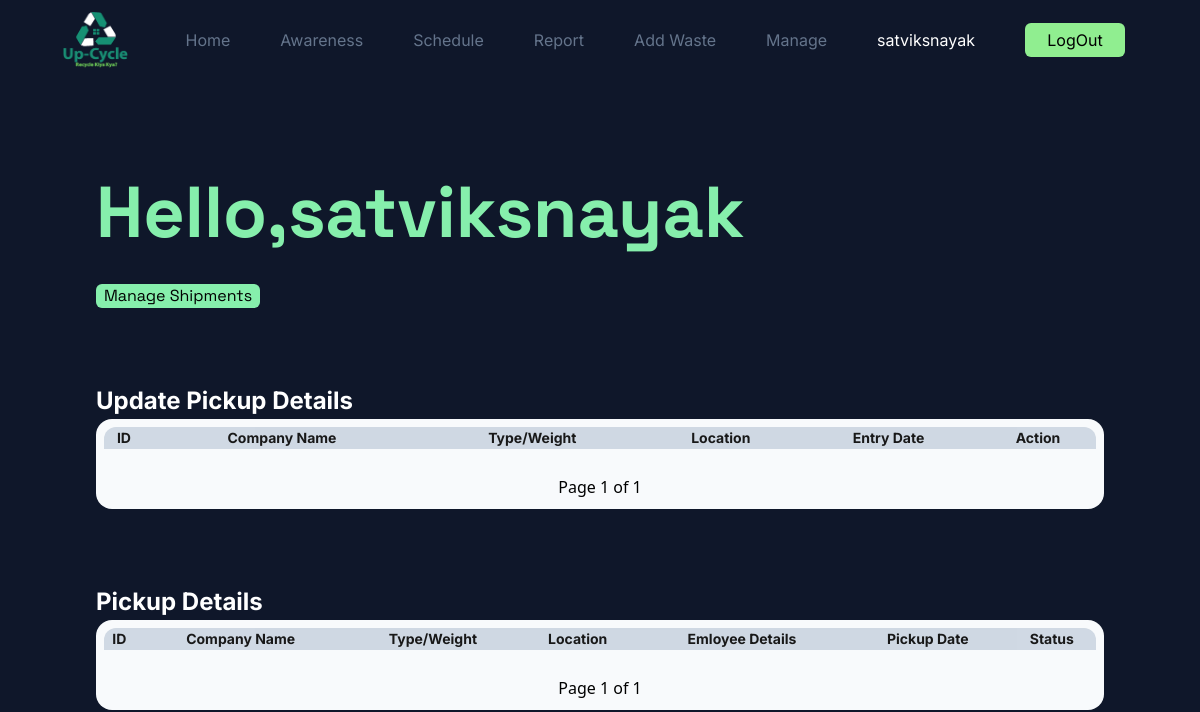
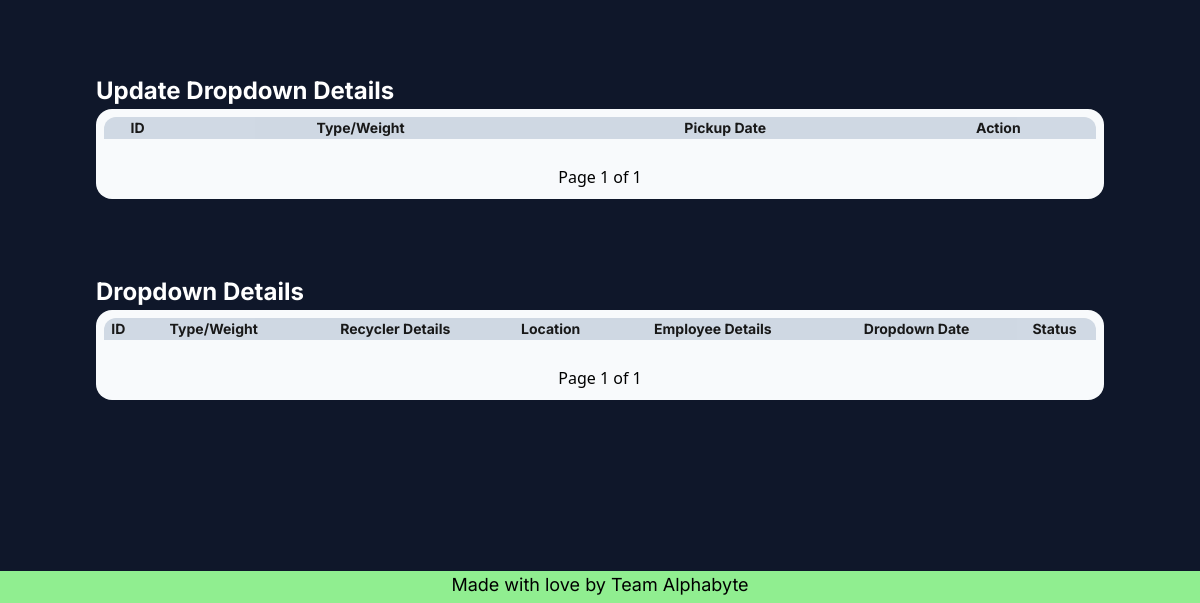
Page /manage/ (signed in) on the earlier database version (2 pictures, top to bottom).
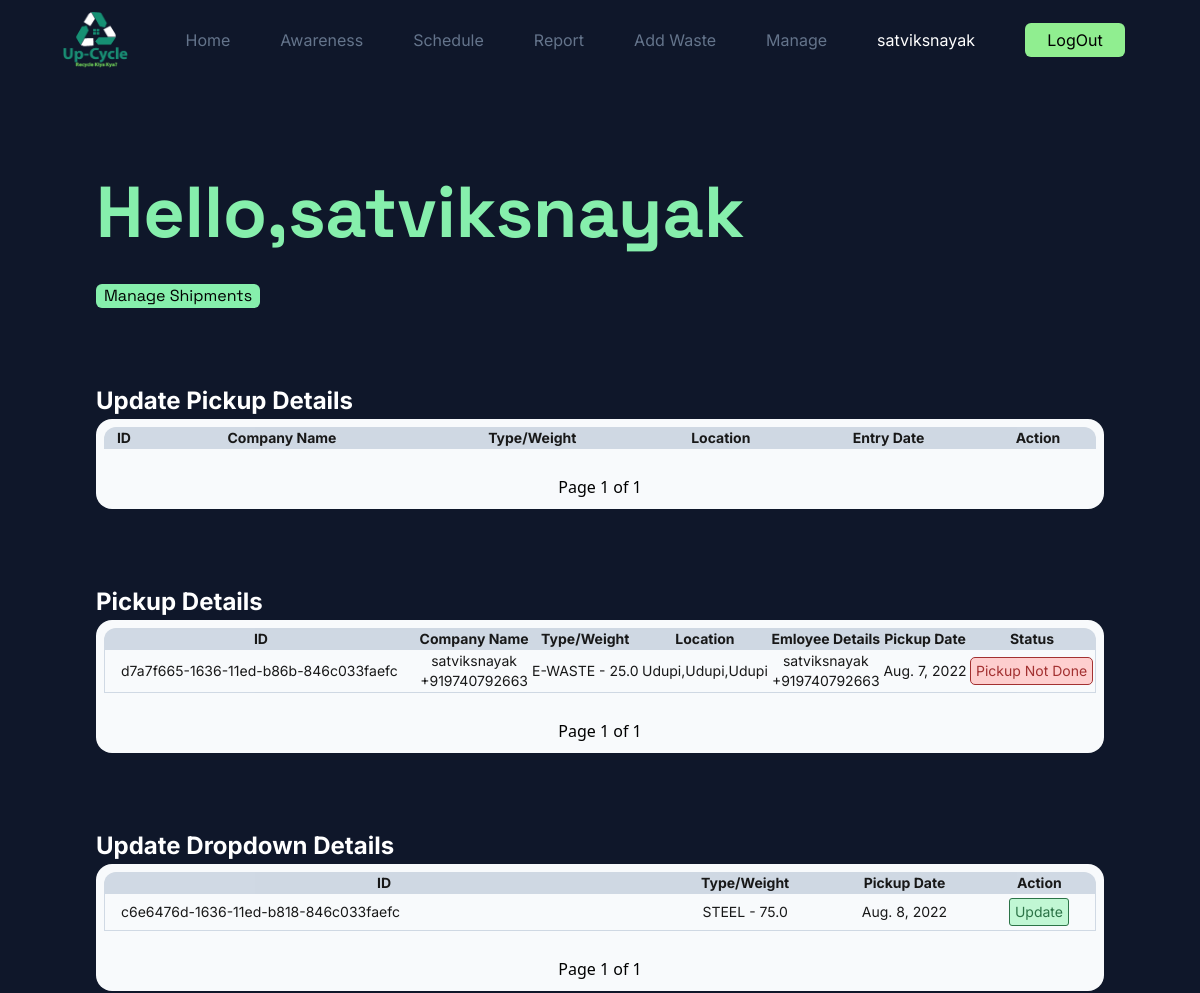
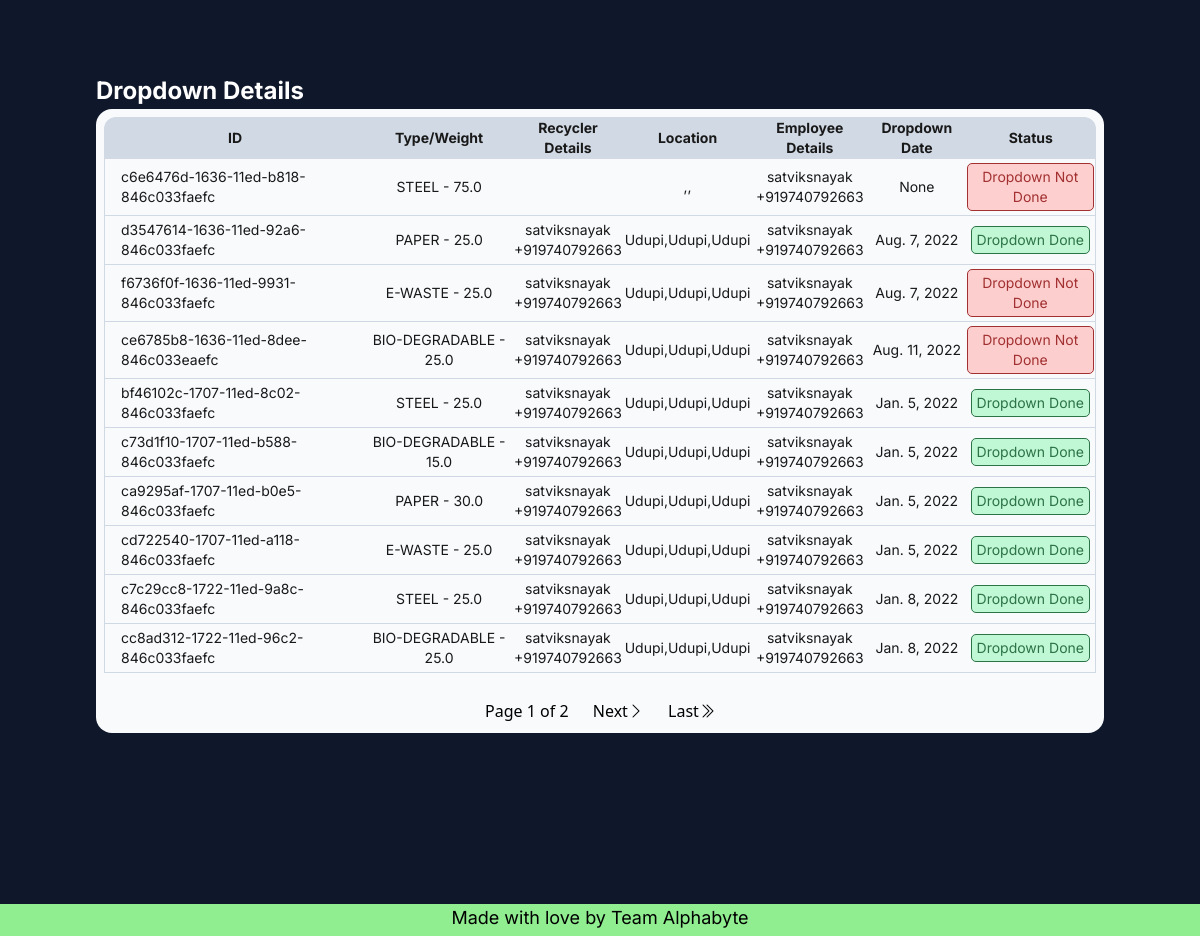
Same page on the later database version (2 pictures, top to bottom).
### App/models.py (models this page shows, shortened)
class Waste(models.Model):
    class Types(models.TextChoices):
        STEEL = "STEEL","Steel"
        BIODEGRADABLE = "BIO-DEGRADABLE","Bio-Degradable"
        PAPER = "PAPER","Paper"
        EWASTE = "E-WASTE","E-Waste"
    id = models.CharField(primary_key=True,unique=True,max_length=40)
    recycler = models.ForeignKey(User,on_delete=models.SET_NULL,null=True,blank=True,related_name='recycler')
    company = models.ForeignKey(User,on_delete=models.SET_NULL,null=True,blank=True,related_name='company')
    employee = models.ForeignKey(User,on_delete=models.SET_NULL,null=True,blank=True,related_name='employee')
    entry_date = models.DateField(null=True,blank=True)
    pickup_date = models.DateField(null=True,blank=True)
    dropdown_date = models.DateField(null=True,blank=True)
    weight = models.FloatField(null=True,blank=True)
    price = models.FloatField(null=True,blank=True)
    type = models.CharField(_("Types"),max_length=50,choices=Types.choices)
    pickup_done = models.BooleanField(default=False)
    dropdown_done = models.BooleanField(default=False)

class Profile(models.Model):
    user = models.OneToOneField(User,on_delete=models.CASCADE,null=True)
    name = models.CharField(max_length=50)
    about = models.TextField(blank=True,null=True)
    profile_pic = models.ImageField(default='avatar.png',upload_to='Profile')
    location = models.CharField(max_length=50,blank=True,null=True)
    street = models.CharField(max_length=50,blank=True,null=True)
    city = models.CharField(max_length=30,blank=True,null=True)
    state = models.CharField(max_length=30,blank=True,null=True)
    phone = PhoneNumberField(blank=True,null=True)
    is_email_verified = models.BooleanField(default=False)

### App/decorators.py (the view)
        def wrappper_func(request,*args,**kwargs):
            group = None
            if request.user.groups.exists():
                group = request.user.groups.all()[0].name
            if group in allowed_roles:
                return view_func(request,*args,**kwargs)
            else:
                return HttpResponse('You are not authorised to view this page!!')

### App/functions.py (called while the page is built)
def grouplist(user):
    groups = []
    if user.groups.exists():
        for i in range(len(user.groups.all())):
            groups.append(user.groups.all()[i].name)
    return groups

### App/templates/App/tables/manager.html (shortened to what the changed rows need)
<!DOCTYPE html>
<html lang="en">
<head>
</head>
{% extends 'App/base.html' %}
{%load static%}
    {% block content %}
    <div class="content bg-slate-900 p-24">
        <div class="min-w-full font-space">
            <h1 class="text-green-300 text-7xl font-bold ">Hello,{{user.profile.name}}</h1>
        </div>
        <div class="Table min-w-1/2 p-2 bg-slate-50 rounded-2xl overflow-auto mb-[75px]">
            <table class="relative border-separate border-spacing-0 table-auto min-w-full bg-slate-50 text-sm opacity-90 text-center font-inter">
                <thead class="bg-slate-300">
                    <tr>
                        <th class="rounded-tl-xl">ID</th>
                        <th>Company Name</th>
                        <th>Type/Weight</th>
                        <th>Location</th>
                        <th>Entry Date</th>
                        <th class="rounded-tr-xl">Action</th>
                    </tr>
                </thead>
            </table>
        </div>
        <div class="Table min-w-1/2 p-2 bg-slate-50 rounded-2xl overflow-auto mb-[75px]">
            <table class="relative border-separate border-spacing-0 table-auto min-w-full bg-slate-50 text-sm opacity-90 text-center font-inter">
                <thead class="bg-slate-300">
                    <tr>
                        <th class="rounded-tl-xl">ID</th>
                        <th>Company Name</th>
                        <th>Type/Weight</th>
                        <th>Location</th>
                        <th>Emloyee Details</th>
                        <th>Pickup Date</th>
                        <th class="rounded-tr-xl">Status</th>
                    </tr>
                </thead>
                <tbody>
                    {% for waste in pickup %}
                    <tr>
                        <td class="text-left px-4 py-1 border-b border-slate-300 border-l">{{waste.id}}</td>
                        <td class="border-b border-slate-300">{{waste.company.profile.name}}<br>{{waste.company.profile.phone}}</td>
                        <td class="border-b border-slate-300">{{waste.type}} - {{waste.weight}}</td>
                        <td class="border-b border-slate-300">{{waste.company.profile.location}},{{waste.company.profile.street}},{{waste.company.profile.city}}</td>
                        <td class="border-b border-slate-300">{{waste.employee.profile.name}}<br>{{waste.employee.profile.phone}}</td>
                        <td class="border-b border-slate-300">{{waste.pickup_date}}</td>
                        <td class="border-b border-slate-300 border-r">
                            {% if waste.pickup_done %}
                            <button type="button" class="px-[5px] py-[3px] my-[3px] rounded-[5px] bg-green-200 text-green-800 border-[1px] border-green-800">Pickup Done</button>
                            {% else %}
                            <button type="button" class="px-[5px] py-[3px] my-[3px] rounded-[5px] bg-red-200 text-red-800 border-[1px] border-red-800">Pickup Not Done</button>
                            {% endif %}
                        </td>
                    </tr>
                    {% endfor %}
                </tbody>
            </table>
        </div>
        <div class="Table min-w-1/2 p-2 bg-slate-50 rounded-2xl overflow-auto mb-[75px]">
            <table class="relative border-separate border-spacing-0 table-auto min-w-full bg-slate-50 text-sm opacity-90 text-center font-inter">
                <thead class="bg-slate-300">
                    <tr>
                        <th class="rounded-tl-xl">ID</th>
                        <th>Type/Weight</th>
                        <th>Pickup Date</th>
                        <th class="rounded-tr-xl">Action</th>
                    </tr>
                </thead>
                <tbody>
                    {% for waste in update_dropdown %}
                    <tr>
                        <td class="text-left px-4 py-1 border-b border-slate-300 border-l">{{waste.id}}</td>
                        <td class="border-b border-slate-300">{{waste.type}} - {{waste.weight}}</td>
                        <td class="border-b border-slate-300">{{waste.pickup_date}}</td>
                        <td class="border-b border-slate-300 border-r"><form action="" method="POST">{% csrf_token %}<input type="text" name="id" id="id_id" value="{{waste.id}}" hidden><button type="submit" class="px-[5px] py-[3px] my-[3px] bg-green-200 border-green-800 text-green-800 border-[1px] rounded-[3px]">Update</button></form></td>
                    </tr>
                    {% endfor %}
                </tbody>
            </table>
        </div>
        <div class="Table min-w-1/2 p-2 bg-slate-50 rounded-2xl overflow-auto mb-[75px]">
            <table class="relative border-separate border-spacing-0 table-auto min-w-full bg-slate-50 text-sm opacity-90 text-center font-inter">
                <thead class="bg-slate-300">
                    <tr>
                        <th class="rounded-tl-xl">ID</th>
                        <th>Type/Weight</th>
                        <th>Recycler Details</th>
                        <th>Location</th>
                        <th>Employee Details</th>
                        <th>Dropdown Date</th>
                        <th class="rounded-tr-xl">Status</th>
                    </tr>
                </thead>
                <tbody>
                    {% for waste in dropdown %}
                    <tr>
                        <td class="text-left px-4 py-1 border-b border-slate-300 border-l">{{waste.id}}</td>
                        <td class="border-b border-slate-300">{{waste.type}} - {{waste.weight}}</td>
                        <td class="border-b border-slate-300">{{waste.recycler.profile.name}}<br>{{waste.recycler.profile.phone}}</td>
                        <td class="border-b border-slate-300">{{waste.recycler.profile.location}},{{waste.recycler.profile.street}},{{waste.recycler.profile.city}}</td>
                        <td class="border-b border-slate-300">{{waste.employee.profile.name}}<br>{{waste.employee.profile.phone}}</td>
                        <td class="border-b border-slate-300">{{waste.dropdown_date}}</td>
                        <td class="border-b border-slate-300 border-r">
                            {% if waste.dropdown_done %}
                            <button type="button" class="px-[5px] py-[3px] my-[3px] rounded-[5px] bg-green-200 text-green-800 border-[1px] border-green-800">Dropdown Done</button>
                            {% else %}
                            <button type="button" class="px-[5px] py-[3px] my-[3px] rounded-[5px] bg-red-200 text-red-800 border-[1px] border-red-800">Dropdown Not Done</button>
                            {% endif %}
                        </td>
                    </tr>
                    {% endfor %}
                </tbody>
            </table>
            <div class="w-full text-[1 rem] h-5 my-4 text-center">
                <button class="p-[5px] m-[5px]" type="button">Page {{dropdown.number}} of {{dropdown.paginator.num_pages}}</button>
                {% if dropdown.has_next %}
                <button class="p-[5px] m-[5px]" type="button"><a href="?page4={{wastes.next_page_number}}">Next<i class="bi bi-chevron-right"></i></a></button>
                <button class="p-[5px] m-[5px]" type="button"><a href="?page4={{wastes.paginator.num_pages}}">Last<i class="bi bi-chevron-double-right"></i></a></button>
                {% endif %}
            </div>
        </div>
    </div>
    {% endblock %}

Differences in the rows shown:
added Waste: id "d7a7f665-1636-11ed-b86b-846c033faefc", company.profile.name "satviksnayak", company.profile.phone "+919740792663", type "E-WASTE", weight "25.0", company.profile.location "Udupi", company.profile.street "Udupi", company.profile.city "Udupi", employee.profile.name "satviksnayak", employee.profile.phone "+919740792663", pickup_date "Aug. 7, 2022", pickup_done "Pickup Not Done", shown under "Pickup Details"
added Waste: id "c6e6476d-1636-11ed-b818-846c033faefc", type "STEEL", weight "75.0", pickup_date "Aug. 8, 2022", employee.profile.name "satviksnayak", employee.profile.phone "+919740792663", dropdown_date "None", dropdown_done "Dropdown Not Done"
added Waste: id "d3547614-1636-11ed-92a6-846c033faefc", type "PAPER", weight "25.0", recycler.profile.name "satviksnayak", recycler.profile.phone "+919740792663", recycler.profile.location "Udupi", recycler.profile.street "Udupi", recycler.profile.city "Udupi", employee.profile.name "satviksnayak", employee.profile.phone "+919740792663", dropdown_date "Aug. 7, 2022", dropdown_done "Dropdown Done", shown under "Dropdown Details"
added Waste: id "f6736f0f-1636-11ed-9931-846c033faefc", type "E-WASTE", weight "25.0", recycler.profile.name "satviksnayak", recycler.profile.phone "+919740792663", recycler.profile.location "Udupi", recycler.profile.street "Udupi", recycler.profile.city "Udupi", employee.profile.name "satviksnayak", employee.profile.phone "+919740792663", dropdown_date "Aug. 7, 2022", dropdown_done "Dropdown Not Done", shown under "Dropdown Details"
added Waste: id "ce6785b8-1636-11ed-8dee-846c033eaefc", type "BIO-DEGRADABLE", weight "25.0", recycler.profile.name "satviksnayak", recycler.profile.phone "+919740792663", recycler.profile.location "Udupi", recycler.profile.street "Udupi", recycler.profile.city "Udupi", employee.profile.name "satviksnayak", employee.profile.phone "+919740792663", dropdown_date "Aug. 11, 2022", dropdown_done "Dropdown Not Done", shown under "Dropdown Details"
added Waste: id "bf46102c-1707-11ed-8c02-846c033faefc", type "STEEL", weight "25.0", recycler.profile.name "satviksnayak", recycler.profile.phone "+919740792663", recycler.profile.location "Udupi", recycler.profile.street "Udupi", recycler.profile.city "Udupi", employee.profile.name "satviksnayak", employee.profile.phone "+919740792663", dropdown_date "Jan. 5, 2022", dropdown_done "Dropdown Done", shown under "Dropdown Details"
added Waste: id "c73d1f10-1707-11ed-b588-846c033faefc", type "BIO-DEGRADABLE", weight "15.0", recycler.profile.name "satviksnayak", recycler.profile.phone "+919740792663", recycler.profile.location "Udupi", recycler.profile.street "Udupi", recycler.profile.city "Udupi", employee.profile.name "satviksnayak", employee.profile.phone "+919740792663", dropdown_date "Jan. 5, 2022", dropdown_done "Dropdown Done", shown under "Dropdown Details"
added Waste: id "ca9295af-1707-11ed-b0e5-846c033faefc", type "PAPER", weight "30.0", recycler.profile.name "satviksnayak", recycler.profile.phone "+919740792663", recycler.profile.location "Udupi", recycler.profile.street "Udupi", recycler.profile.city "Udupi", employee.profile.name "satviksnayak", employee.profile.phone "+919740792663", dropdown_date "Jan. 5, 2022", dropdown_done "Dropdown Done", shown under "Dropdown Details"
added Waste: id "cd722540-1707-11ed-a118-846c033faefc", type "E-WASTE", weight "25.0", recycler.profile.name "satviksnayak", recycler.profile.phone "+919740792663", recycler.profile.location "Udupi", recycler.profile.street "Udupi", recycler.profile.city "Udupi", employee.profile.name "satviksnayak", employee.profile.phone "+919740792663", dropdown_date "Jan. 5, 2022", dropdown_done "Dropdown Done", shown under "Dropdown Details"
added Waste: id "c7c29cc8-1722-11ed-9a8c-846c033faefc", type "STEEL", weight "25.0", recycler.profile.name "satviksnayak", recycler.profile.phone "+919740792663", recycler.profile.location "Udupi", recycler.profile.street "Udupi", recycler.profile.city "Udupi", employee.profile.name "satviksnayak", employee.profile.phone "+919740792663", dropdown_date "Jan. 8, 2022", dropdown_done "Dropdown Done", shown under "Dropdown Details"
added Waste: id "cc8ad312-1722-11ed-96c2-846c033faefc", type "BIO-DEGRADABLE", weight "25.0", recycler.profile.name "satviksnayak", recycler.profile.phone "+919740792663", recycler.profile.location "Udupi", recycler.profile.street "Udupi", recycler.profile.city "Udupi", employee.profile.name "satviksnayak", employee.profile.phone "+919740792663", dropdown_date "Jan. 8, 2022", dropdown_done "Dropdown Done", shown under "Dropdown Details"
Other differences:
{{ dropdown.paginator.num_pages }}: "1" → "2"
text now shown: "Next Last"
